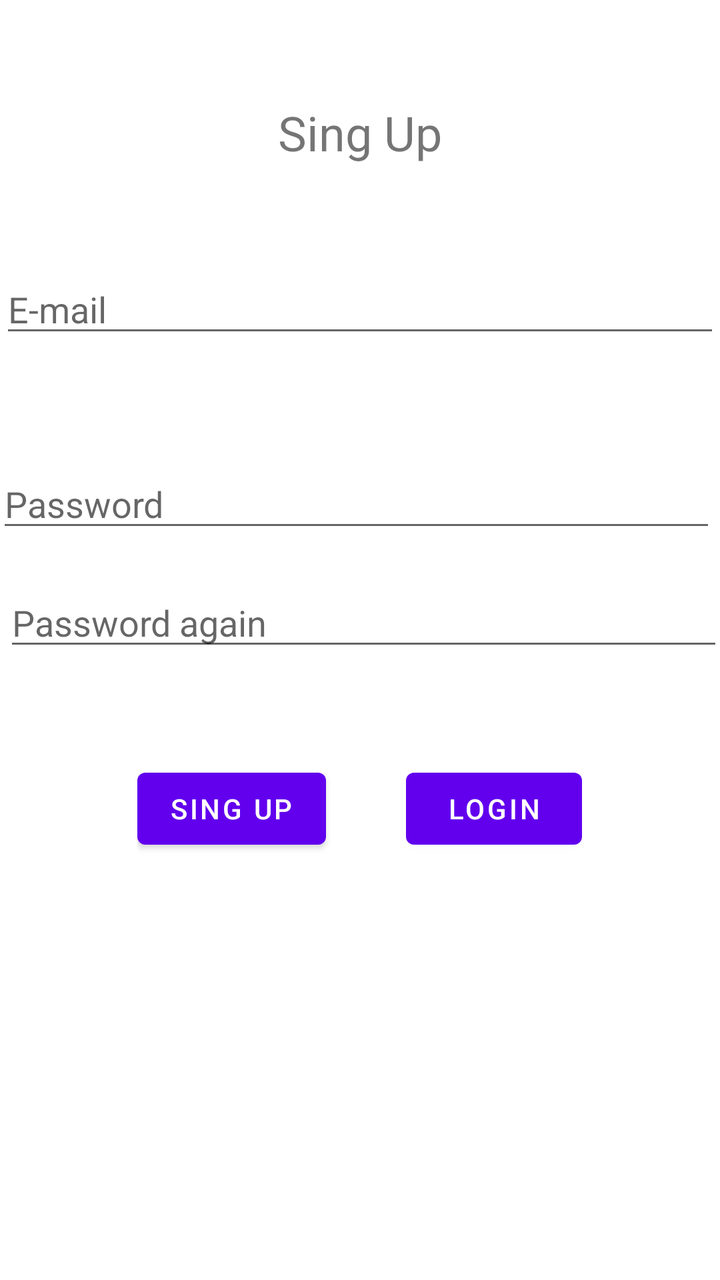
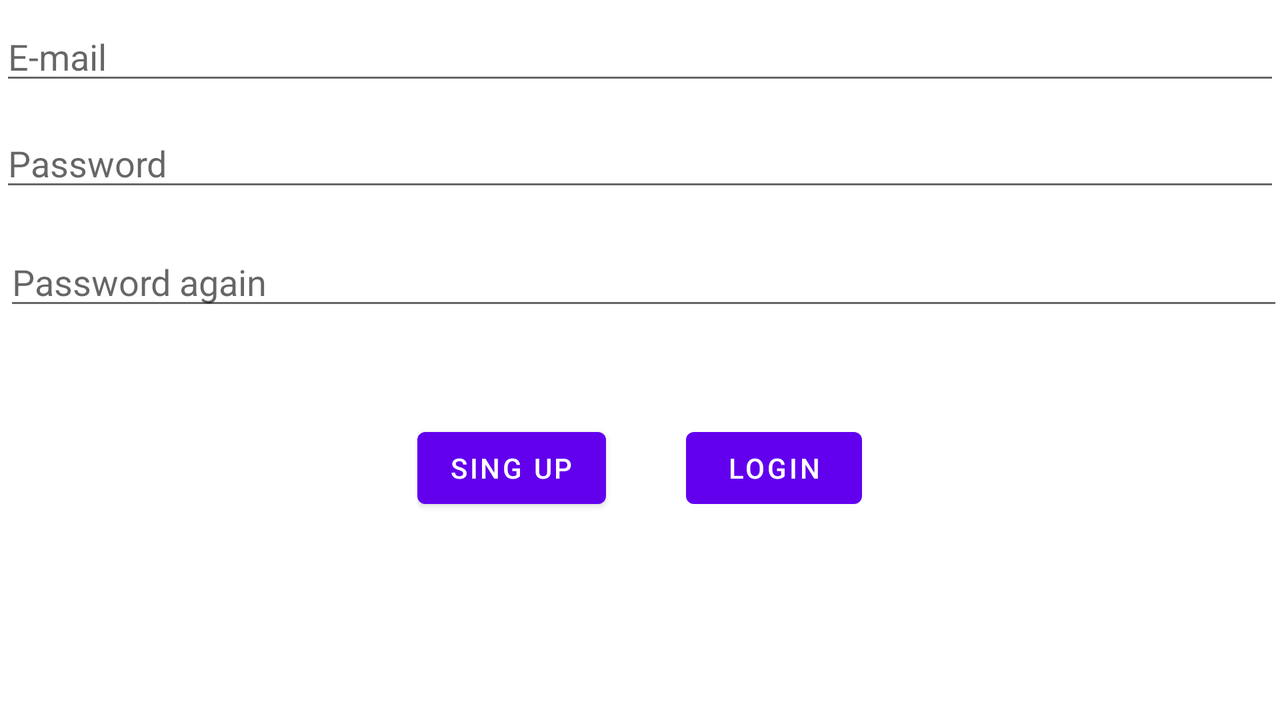

First picture: res/layout/ on a phone held upright. Second picture: the repository's own variant of that layout, on a device whose configuration matches the variant's folder. Source for both follows.
<!-- AndroidManifest.xml: application theme Theme.TaplalkozasKovetoAlkalmazas -->
<!-- res/layout/activity_register.xml -->
<?xml version="1.0" encoding="utf-8"?>
<RelativeLayout
    xmlns:android="http://schemas.android.com/apk/res/android"
    xmlns:tools="http://schemas.android.com/tools"
    android:layout_width="match_parent"
    android:layout_height="match_parent"
    tools:context=".RegisterActivity">

    <TextView
        android:id="@+id/registrationTextView"
        android:layout_width="match_parent"
        android:layout_height="wrap_content"

        android:layout_marginTop="50dp"
        android:text="@string/sing_up"
        android:textSize="24sp"

        android:layout_alignParentStart="true"
        android:layout_alignParentEnd="true"
        android:textAlignment="center" />


    <EditText
        android:id="@+id/userEmailEditText"
        android:layout_width="match_parent"
        android:layout_height="wrap_content"
        android:layout_marginTop="50dp"
        android:ems="10"
        android:hint="@string/e_mail"

        android:inputType="textEmailAddress"
        android:layout_alignParentStart="true"
        android:layout_alignParentEnd="true"

        android:layout_below="@id/registrationTextView"
        />

    <EditText
        android:id="@+id/passwordEditText"
        android:layout_width="match_parent"
        android:layout_height="wrap_content"
        android:layout_below="@id/userEmailEditText"
        android:layout_alignParentStart="true"
        android:layout_alignParentEnd="true"

        android:layout_marginStart="-2dp"
        android:layout_marginTop="56dp"
        android:layout_marginEnd="2dp"

        android:ems="10"
        android:hint="@string/password"
        android:inputType="textPassword" />

    <EditText
        android:id="@+id/passwordAgainEditText"
        android:layout_width="match_parent"
        android:layout_height="wrap_content"
        android:layout_below="@id/passwordEditText"
        android:layout_alignParentStart="true"
        android:layout_alignParentEnd="true"

        android:layout_marginStart="2dp"
        android:layout_marginTop="18dp"
        android:layout_marginEnd="-2dp"

        android:ems="10"
        android:hint="@string/password_again"
        android:inputType="textPassword" />

    <LinearLayout
        android:layout_width="wrap_content"
        android:layout_height="wrap_content"
        android:orientation="horizontal"
        android:layout_marginTop="50dp"
        android:layout_below="@id/passwordAgainEditText"
        android:layout_centerHorizontal="true"
        >

        <Button
            android:id="@+id/registerButton"
            android:layout_width="wrap_content"
            android:layout_height="wrap_content"
            android:onClick="register"
            android:text="@string/sing_up"
            />

        <Button
            android:id="@+id/loginButton"
            android:layout_width="wrap_content"
            android:layout_height="wrap_content"
            android:onClick="login"
            android:layout_marginStart="40dp"
            android:text="@string/login"
            />
    </LinearLayout>

</RelativeLayout>
<!-- resources referenced by this layout -->
<resources>
  <string name="e_mail">E-mail</string>
  <string name="login">Login</string>
  <string name="password">Password</string>
  <string name="password_again">Password again</string>
  <string name="sing_up">Sing Up</string>
  <style name="Theme.TaplalkozasKovetoAlkalmazas" parent="Theme.MaterialComponents.DayNight.DarkActionBar">
          
          <item name="colorPrimary">@color/purple_500</item>
          <item name="colorPrimaryVariant">@color/purple_700</item>
          <item name="colorOnPrimary">@color/white</item>
          
          <item name="colorSecondary">@color/teal_200</item>
          <item name="colorSecondaryVariant">@color/teal_700</item>
          <item name="colorOnSecondary">@color/black</item>
          
          <item name="android:statusBarColor">?attr/colorPrimaryVariant</item>
          
      </style>
</resources>
<!-- res/layout-land/activity_register.xml (the repository's variant of the layout above) -->
<!-- drawn on the phone turned sideways -->
<?xml version="1.0" encoding="utf-8"?>
<RelativeLayout
    xmlns:android="http://schemas.android.com/apk/res/android"
    xmlns:tools="http://schemas.android.com/tools"
    android:layout_width="match_parent"
    android:layout_height="match_parent"
    tools:context=".RegisterActivity">


    <EditText
        android:id="@+id/userEmailEditText"
        android:layout_width="match_parent"
        android:layout_height="wrap_content"
        android:layout_alignParentStart="true"
        android:layout_alignParentEnd="true"

        android:layout_marginStart="0dp"
        android:layout_marginTop="6dp"
        android:layout_marginEnd="0dp"

        android:ems="10"
        android:hint="@string/e_mail"
        android:inputType="textEmailAddress" />

    <EditText
        android:id="@+id/passwordEditText"
        android:layout_width="match_parent"
        android:layout_height="wrap_content"
        android:layout_below="@+id/userEmailEditText"
        android:layout_alignParentStart="true"
        android:layout_alignParentEnd="true"

        android:layout_marginStart="0dp"
        android:layout_marginTop="12dp"
        android:layout_marginEnd="0dp"

        android:ems="10"
        android:hint="@string/password"
        android:inputType="textPassword" />

    <EditText
        android:id="@+id/passwordAgainEditText"
        android:layout_width="match_parent"
        android:layout_height="wrap_content"
        android:layout_below="@id/passwordEditText"
        android:layout_alignParentStart="true"
        android:layout_alignParentEnd="true"

        android:layout_marginStart="2dp"
        android:layout_marginTop="18dp"
        android:layout_marginEnd="-2dp"

        android:ems="10"
        android:hint="@string/password_again"
        android:inputType="textPassword" />

    <LinearLayout
        android:layout_width="wrap_content"
        android:layout_height="wrap_content"
        android:orientation="horizontal"
        android:layout_marginTop="50dp"
        android:layout_below="@id/passwordAgainEditText"
        android:layout_centerHorizontal="true"
        >

        <Button
            android:id="@+id/registerButton"
            android:layout_width="wrap_content"
            android:layout_height="wrap_content"
            android:onClick="register"
            android:text="@string/sing_up"
            />

        <Button
            android:id="@+id/loginButton"
            android:layout_width="wrap_content"
            android:layout_height="wrap_content"
            android:onClick="login"
            android:layout_marginStart="40dp"
            android:text="@string/login"
            />
    </LinearLayout>

</RelativeLayout>
